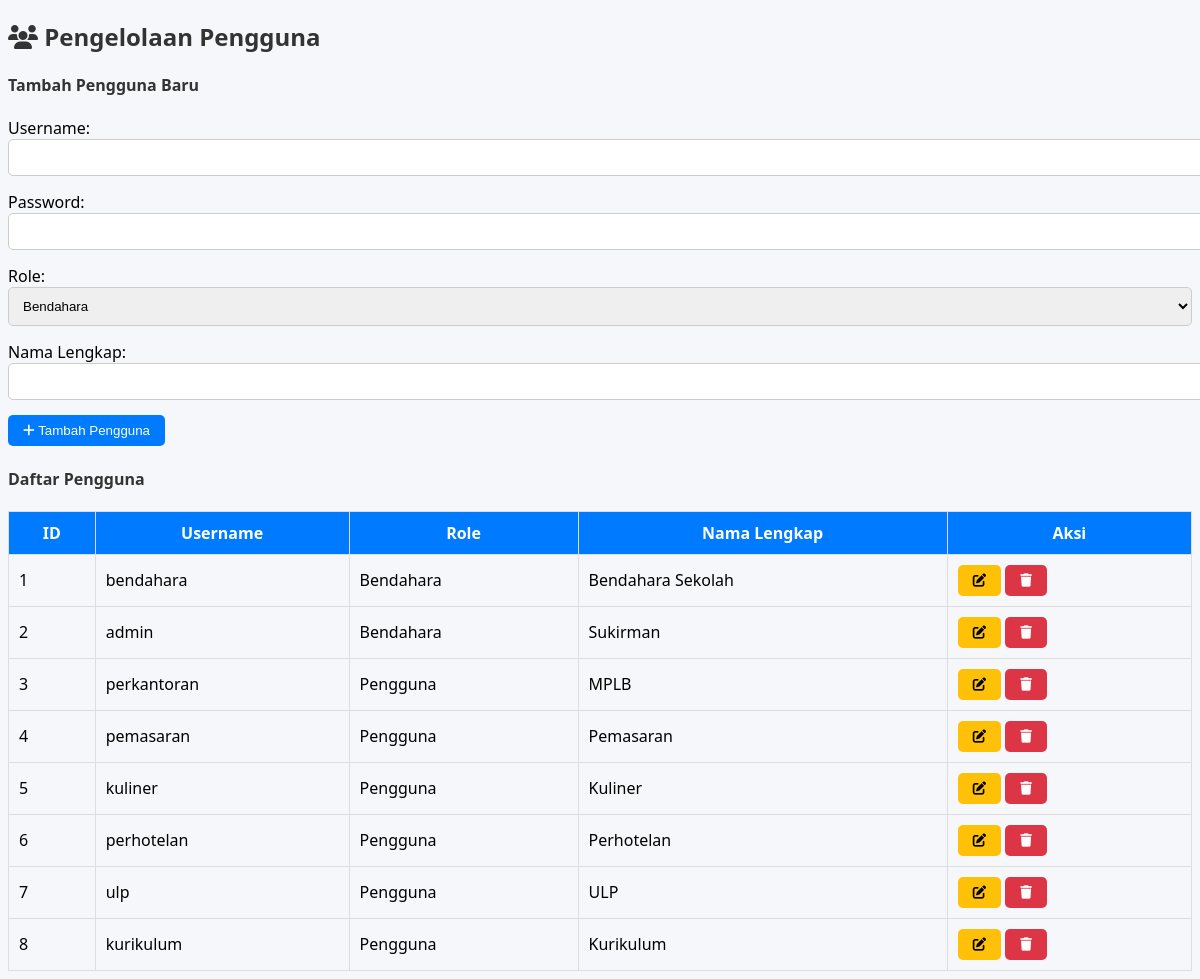
Screenshot of /index.php/usermanagement with the database file from the repository.
### tables this page shows
CREATE TABLE IF NOT EXISTS `users` (
`id` int(11) unsigned NOT NULL,
  `username` varchar(50) NOT NULL,
  `password` varchar(255) NOT NULL,
  `role` enum('bendahara','operator','pengguna') NOT NULL,
  `nama_lengkap` varchar(100) NOT NULL,
  `foto` varchar(255) DEFAULT NULL,
  `created_at` timestamp NOT NULL DEFAULT CURRENT_TIMESTAMP
);

### application/controllers/UserManagement.php (called while the page is built, shortened)
<?php
class UserManagement extends CI_Controller {
    public function __construct() {
        $this->load->model('User_model');
    }
    public function index() {
        $data['users'] = $this->User_model->get_all_users();
        $this->load->view('user_management_view', $data);
    }
}
?>

### index.php (called while the page is built, shortened)
<?php
require_once BASEPATH.'core/CodeIgniter.php';

### application/models/User_model.php (called while the page is built, shortened)
<?php
class User_model extends CI_Model {
    public function get_all_users() {
        return $this->db->get('users')->result();
    }
}
?>

### application/views/user_management_view.php (the view, shortened to what this page needs)
<!DOCTYPE html>
<html lang="id">
<head>
    <link rel="stylesheet" href="https://cdnjs.cloudflare.com/ajax/libs/font-awesome/6.4.0/css/all.min.css">
</head>
<body>
<div>
    <h2><i class="fas fa-users"></i> Pengelolaan Pengguna</h2>
    <h4>Tambah Pengguna Baru</h4>
    <form id="form-tambah-user">
        <div class="form-group">
            <label>Username:</label>
            <input type="text" name="username" required>
        </div>
        <div class="form-group">
            <label>Password:</label>
            <input type="password" name="password" required>
        </div>
        <div class="form-group">
            <label>Role:</label>
            <select name="role" required>
                <option value="bendahara">Bendahara</option>
            </select>
        </div>
        <div class="form-group">
            <label>Nama Lengkap:</label>
            <input type="text" name="nama_lengkap" required>
        </div>
        <button type="submit" class="btn btn-primary"><i class="fas fa-plus"></i> Tambah Pengguna</button>
    </form>
    <h4>Daftar Pengguna</h4>
    <table>
        <thead>
            <tr>
                <th>ID</th>
                <th>Username</th>
                <th>Role</th>
                <th>Nama Lengkap</th>
                <th>Aksi</th>
            </tr>
        </thead>
        <tbody id="tabel-user">
            <?php foreach ($users as $user): ?>
            <tr>
                <td><?= $user->id; ?></td>
                <td><?= $user->username; ?></td>
                <td><?= ucfirst($user->role); ?></td>
                <td><?= $user->nama_lengkap; ?></td>
                <td>
                    <button class="btn btn-warning btn-sm edit-user" data-id="<?= $user->id; ?>"><i class="fas fa-edit"></i></button>
                    <button class="btn btn-danger btn-sm delete-user" data-id="<?= $user->id; ?>"><i class="fas fa-trash"></i></button>
                </td>
            </tr>
            <?php endforeach; ?>
        </tbody>
    </table>
</div>
</body>
</html>

### application/views/user_management_view.php (style rules this page uses)
body { font-family: 'Segoe UI', sans-serif; background-color: #f5f7fa; }
h2, h4 { color: #333; }
.form-group { margin-bottom: 15px; }
input[type="text"], input[type="password"], select { width: 100%; padding: 10px; border: 1px solid #ccc; border-radius: 5px; }
.btn { padding: 8px 15px; border: none; border-radius: 5px; cursor: pointer; }
.btn-primary { background-color: #007bff; color: white; }
.btn-warning { background-color: #ffc107; color: black; }
.btn-danger { background-color: #dc3545; color: white; }
table { width: 100%; border-collapse: collapse; margin-top: 15px; }
th, td { padding: 10px; border: 1px solid #ddd; }
th { background-color: #007bff; color: white; }

### rows the page displays
users: id "1", username "bendahara", role "Bendahara", nama_lengkap "Bendahara Sekolah"
users: id "2", username "admin", role "Bendahara", nama_lengkap "Sukirman"
users: id "3", username "perkantoran", role "Pengguna", nama_lengkap "MPLB"
users: id "4", username "pemasaran", role "Pengguna", nama_lengkap "Pemasaran"
users: id "5", username "kuliner", role "Pengguna", nama_lengkap "Kuliner"
users: id "6", username "perhotelan", role "Pengguna", nama_lengkap "Perhotelan"
users: id "7", username "ulp", role "Pengguna", nama_lengkap "ULP"
users: id "8", username "kurikulum", role "Pengguna", nama_lengkap "Kurikulum"
